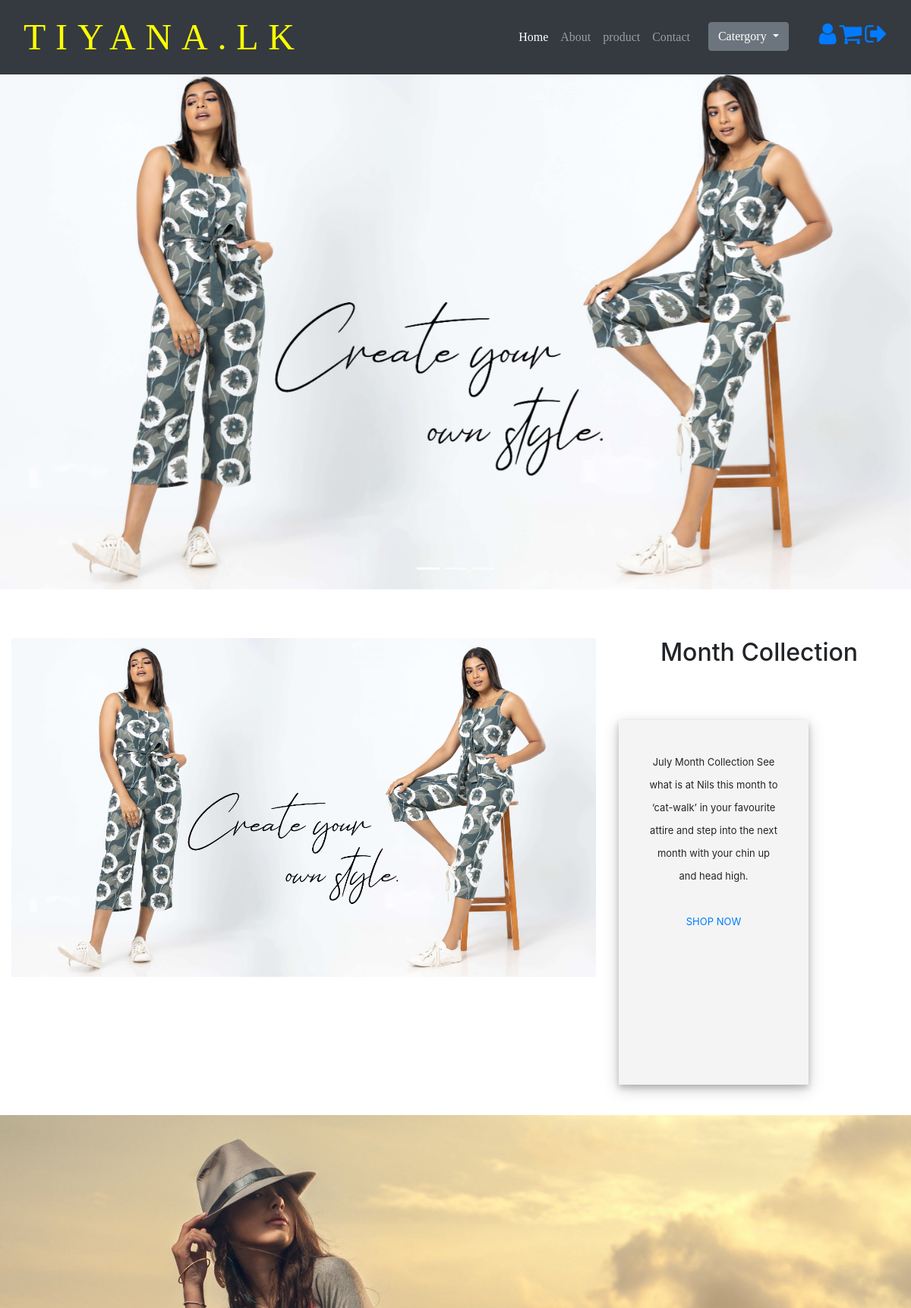
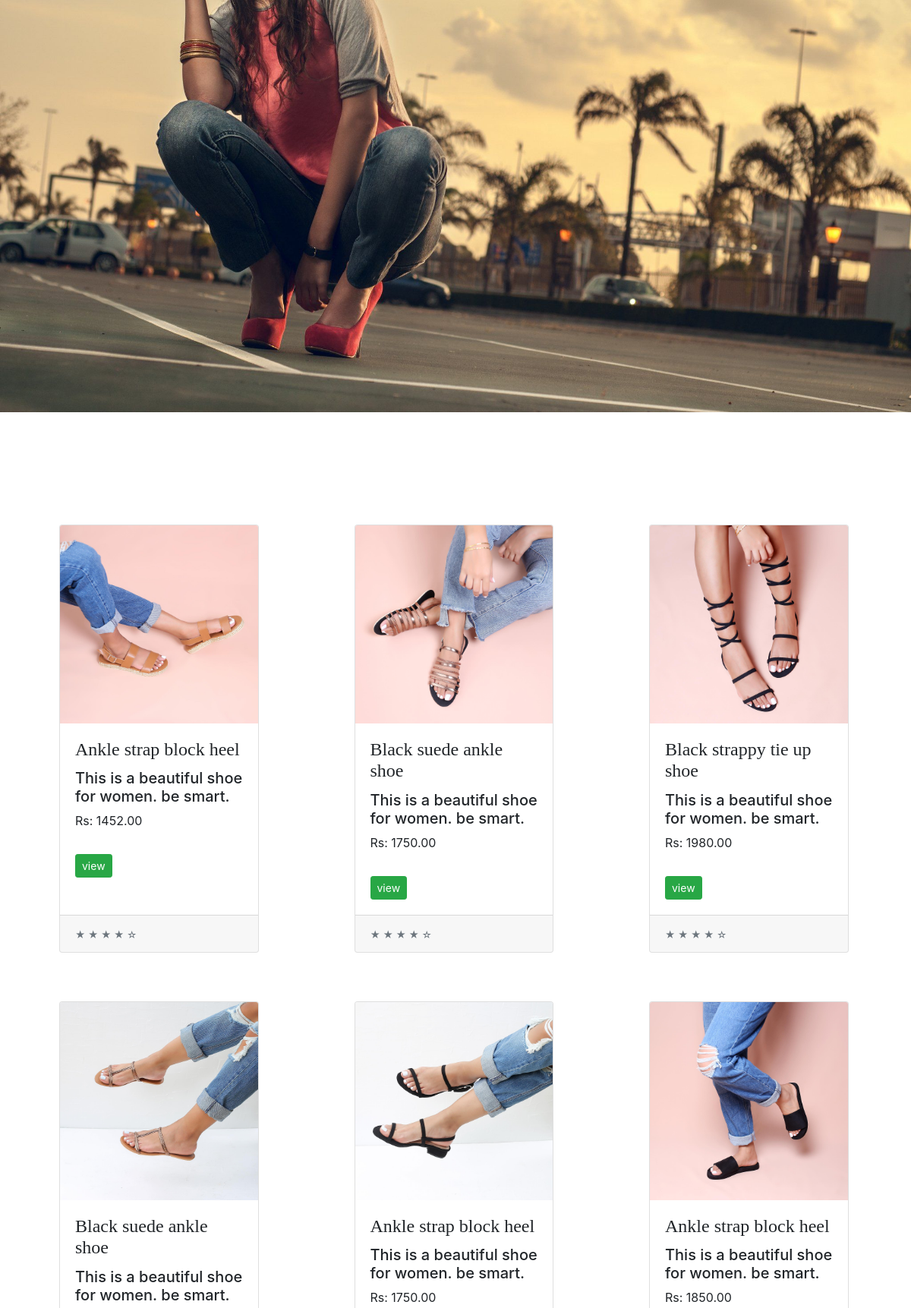
The page / (upper part) on the database its author committed (2 pictures, top to bottom).
### tables this page shows
CREATE TABLE `product` (
  `id` int(11) NOT NULL,
  `name` varchar(50) NOT NULL,
  `category` varchar(100) NOT NULL,
  `price` decimal(10,0) NOT NULL,
  `description` varchar(200) NOT NULL,
  `quantity` int(11) NOT NULL,
  `image` varchar(500) NOT NULL
);

### index.php (the view, shortened to what this page needs)
<!DOCTYPE html>
<html lang="en">
  <head>
    <link rel="stylesheet" href="https://cdnjs.cloudflare.com/ajax/libs/font-awesome/4.7.0/css/font-awesome.min.css">
    <link rel="stylesheet" href="main.css">
    <link href="vendor/bootstrap/css/bootstrap.min.css" rel="stylesheet">
    <link href="css/shop-homepage.css" rel="stylesheet">
  </head>
  <body style="background-color: white;">
    <nav class="navbar navbar-expand-lg navbar-dark bg-dark fixed-top">
      <div class="container-fluid" >
        <a class="navbar-brand" href="#" style="font-family: 'Times New Roman', Times, serif; letter-spacing:0.8rem; font-size:40px;color:yellow; font-size: 3rem;">TIYANA.LK</a>
        <div class="collapse navbar-collapse" id="navbarResponsive">
          <ul class="navbar-nav ml-auto" style="font-family:Times New Roman;color:yellow;">
            <li class="nav-item active" style="font-family:Times New Roman;">
              <a class="nav-link" href="#">Home
              </a>
            </li>
            <li class="nav-item">
              <a class="nav-link" href="about.php">About</a>
            </li>
            <li class="nav-item">
              <a class="nav-link" href="product.php">product</a>
            </li>
            <li class="nav-item">
              <a class="nav-link" href="#">Contact</a>
            </li>
            <li class="nav-item">
              <a class="nav-link" href="#"></a>
            </li>
            <li>
              <div class="dropdown">
                <button class="btn btn-secondary dropdown-toggle" type="button" id="dropdownMenuButton" data-toggle="dropdown" aria-haspopup="true" aria-expanded="false">
                  Catergory
                </button>
              </div>
            </li>
            <li style="padding-left:40px;">
              <a href="photo/login_&_registration.php"><i class="fa fa-user fa-2x"></i></a>
                  <a href=""><i class="fa fa-shopping-cart fa-2x"></i></a>
                  <a href=""><i class="fa fa-sign-out fa-2x"></i></a>
            </li>
          </ul>
        </div>
      </div>
    </nav>
    <div class="container-fluid">
      <div class="row">
          <div id="carouselExampleIndicators" class="carousel slide my-4" data-ride="carousel">
            <ol class="carousel-indicators">
              <li data-target="#carouselExampleIndicators" data-slide-to="0" class="active"></li>
              <li data-target="#carouselExampleIndicators" data-slide-to="1"></li>
              <li data-target="#carouselExampleIndicators" data-slide-to="2"></li>
            </ol>
            <div class="carousel-inner" role="listbox">
              <div class="carousel-item active">
                <img class="d-block img-fluid" src="photo/home/1.jpg" alt="First slide">
              </div>
            </div>
</div>
<div class="container-fluid desc2-section">
  <div class="row">
       <div class="col-md-8 desc2-col" id="discription2_one">
              <img src="photo/home/1.jpg" width="100%">
          </div>
          <div class="col-md-4 desc2-col" id="discription2_one">
              <h2> Month Collection</h2>
          <p> July Month Collection
              See what is at Nils this month to ‘cat-walk’ in your favourite attire and step into the next month with your chin up and head high.<br><br>
              <a style="text-decoration:none;" href="mini_dress.php">SHOP NOW </a></p>
          </div>
  </div>
  </div>
  <div class="ful-pic" style="padding-bottom:100px ;">
        <img src="photo/home/2.jpg" style="width:100%;">
      </div>
            <a class="carousel-control-prev" href="#carouselExampleIndicators" role="button" data-slide="prev">
            </a>
            <a class="carousel-control-next" href="#carouselExampleIndicators" role="button" data-slide="next">
            </a>
          </div>
          <div class="container-fluid ">
          <div class="row" >
          <?php
               $conn=mysqli_connect('localhost','root','','tiyana');
               $sql="SELECT * FROM product";
               $result=mysqli_query($conn,$sql);
               while($row=mysqli_fetch_array($result))
               {
               ?>
         <div class='col-lg-3 col-md-4 mb-3 ml-5 mr-5 mt-5'>
          <div class='card h-100'>
          <a href='#'><img class='card-img-top' src="photo/product/<?php echo $row['image'] ?>"></a>
         <div class='card-body'>
            <h4 class='card-title'>
                   <p class='card-text' style="font-family: 'Times New Roman;"><?php echo $row['name'] ?></p>
                 <h5><?php echo $row['description'] ?></h5>
                <label>Rs:</label> <label class='card-text'><?php echo $row['price'] ?>.00</label>
                <br><br>
                <a href="productDetail.php?id=<?php echo $row['id'] ?>"type="button" class="btn btn-success btn-sm">view</a>
                </div>
                <div class='card-footer'>
                 <small class='text-muted'>&#9733; &#9733; &#9733; &#9733; &#9734;</small>
              </div>
              </div>
            </div>
         <?php   }
    ?>
          </div>
        </div>
      </div>
  </body>
</html>

### main.css (style rules this page uses)
body { background-color :; }
.desc2-section { margin-top:40px; margin-bottom:40px; }
.desc2-col p { text-align: center; font-size:13px; line-height:30px; padding-top:40px; padding-left:40px; padding-right:40px; padding-bottom:200px; background-color:#f4f4f4; margin-bottom:0px !important; margin-top:70px !important; width: 250px; box-shadow: 0 4px 8px 0 rgba(0, 0, 0, 0.2), 0 6px 20px 0 rgba(0, 0, 0, 0.19); text-align: center; }
.desc2-col h2 { text-align:center; }

### css/shop-homepage.css (style rules this page uses)
body { padding-top: 54px; }
@media (min-width: 992px) { body { padding-top: 56px; } }

### rows shown on the page
product: image (picture), name "Ankle strap block heel", description "This is a beautiful shoe for women. be smart.", price "1452"
product: image (picture), name "Black suede ankle shoe", description "This is a beautiful shoe for women. be smart.", price "1750"
product: image (picture), name "Black strappy tie up shoe", description "This is a beautiful shoe for women. be smart.", price "1980"
product: image (picture), name "Black suede ankle shoe", description "This is a beautiful shoe for women. be smart."
product: image (picture), name "Ankle strap block heel", description "This is a beautiful shoe for women. be smart.", price "1750"
product: image (picture), name "Ankle strap block heel", description "This is a beautiful shoe for women. be smart.", price "1850"
